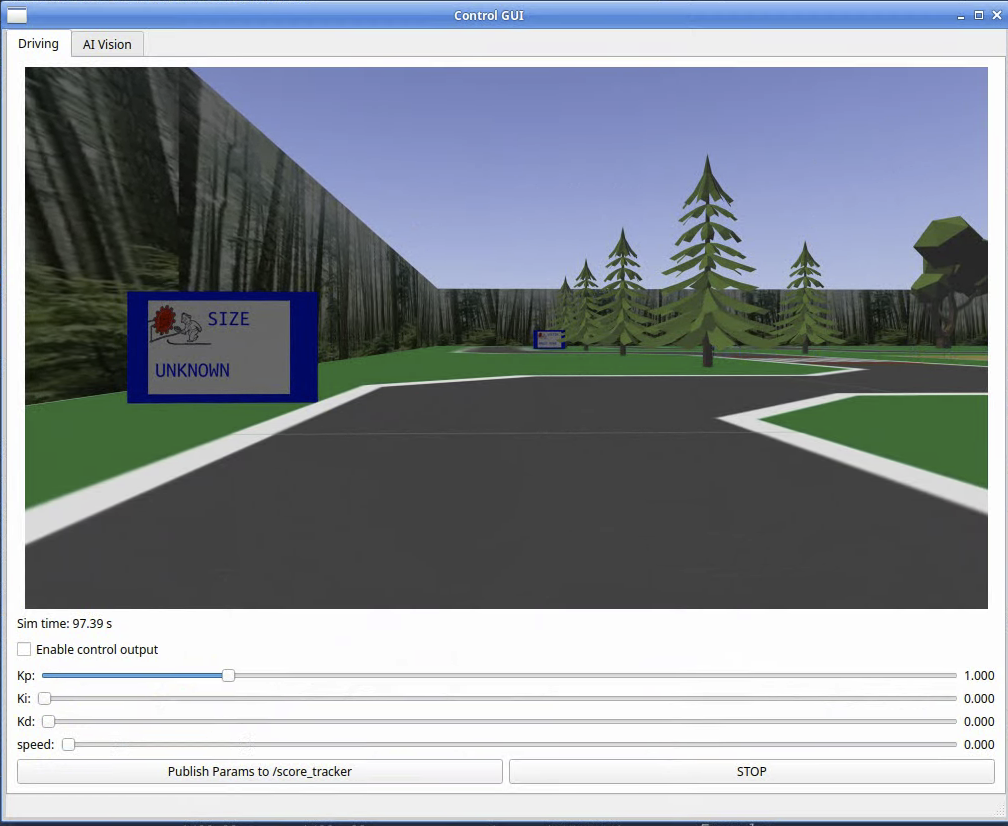
#> input picture gen_tools/img.png, 1008 x 826 px, given in place of clue_banner.png, which was not available
$ python gen_plates.py
#> lines starting #> are read from the running program, lines starting #| are printed output that depends on the picture; pictures that were not available may be replaced by others from this repository, and a replacement may not be noted
### pipeline_config.py
from __future__ import annotations

from dataclasses import dataclass
from pathlib import Path
from typing import Any

import yaml

CONFIG_FILENAME = "pipeline_config.yaml"
DEFAULT_CONFIG_PATH = Path(__file__).resolve().parent / CONFIG_FILENAME


def _resolve_path(base_dir: Path, value: str | Path) -> Path:
    path = Path(value)
    if not path.is_absolute():
        path = (base_dir / path).resolve()
    return path


@dataclass(frozen=True, slots=True)
class PlatesConfig:
    num_plates: int
    output_dir: Path
    seed: int | None = None


@dataclass(frozen=True, slots=True)
class DatasetSectionConfig:
    dataset_root: Path
    plates_dir: Path
    backgrounds_dir: Path
    image_height: int
    image_width: int
    train_ratio: float
    augmentations_per_plate: int
    fizz_sign_class_index: int
    class_names: tuple[str, ...]
    seed: int | None = None


@dataclass(frozen=True, slots=True)
class TrainingConfig:
    weights_path: Path
    project: str
    run_name: str
    epochs: int
    batch: int
    imgsz: int
    device: str
    optimizer: str
    lr0: float
    patience: int


@dataclass(frozen=True, slots=True)
class PipelineConfig:
    plates: PlatesConfig
    dataset: DatasetSectionConfig
    training: TrainingConfig


_CONFIG_CACHE: PipelineConfig | None = None


def load_pipeline_config(config_path: Path | None = None) -> PipelineConfig:
    """Load the pipeline configuration from YAML."""
    global _CONFIG_CACHE
    if config_path is None and _CONFIG_CACHE is not None:
        return _CONFIG_CACHE

    path = config_path or DEFAULT_CONFIG_PATH
    if not path.exists():
        raise FileNotFoundError(f"Pipeline config not found at {path}")

    data = yaml.safe_load(path.read_text(encoding="utf-8"))
    if not isinstance(data, dict):
        raise ValueError("Pipeline config must be a mapping at the top level.")

    base_dir = path.parent

    plates_raw: dict[str, Any] = data.get("plates", {})
    dataset_raw: dict[str, Any] = data.get("dataset", {})
    training_raw: dict[str, Any] = data.get("training", {})

    plates_cfg = PlatesConfig(
        num_plates=int(plates_raw.get("num_plates", 0)),
        output_dir=_resolve_path(base_dir, plates_raw.get("output_dir", "plates_unmodified")),
        seed=plates_raw.get("seed"),
    )

    class_names = dataset_raw.get("class_names")
    if not class_names:
        raise ValueError("dataset.class_names must be provided in pipeline config.")

    dataset_cfg = DatasetSectionConfig(
        dataset_root=_resolve_path(base_dir, dataset_raw.get("dataset_root", "fizz_yolo_dataset")),
        plates_dir=_resolve_path(base_dir, dataset_raw.get("plates_dir", "plates_unmodified")),
        backgrounds_dir=_resolve_path(base_dir, dataset_raw.get("backgrounds_dir", "backgrounds")),
        image_height=int(dataset_raw.get("image_height", 720)),
        image_width=int(dataset_raw.get("image_width", 1280)),
        train_ratio=float(dataset_raw.get("train_ratio", 0.8)),
        augmentations_per_plate=int(dataset_raw.get("augmentations_per_plate", 20)),
        fizz_sign_class_index=int(dataset_raw.get("fizz_sign_class_index", 3)),
        class_names=tuple(str(name) for name in class_names),
        seed=dataset_raw.get("seed"),
    )

    training_cfg = TrainingConfig(
        weights_path=_resolve_path(base_dir, training_raw.get("weights_path", "yolo12l.pt")),
        project=str(training_raw.get("project", "enph353-fizz-yolo")),
        run_name=str(training_raw.get("run_name", "yolo_fizz_obstacles_v1")),
        epochs=int(training_raw.get("epochs", 10)),
        batch=int(training_raw.get("batch", 128)),
        imgsz=int(training_raw.get("imgsz", 640)),
        device=str(training_raw.get("device", "mps")),
        optimizer=str(training_raw.get("optimizer", "AdamW")),
        lr0=float(training_raw.get("lr0", 1e-3)),
        patience=int(training_raw.get("patience", 20)),
    )

    config = PipelineConfig(
        plates=plates_cfg,
        dataset=dataset_cfg,
        training=training_cfg,
    )

    if config_path is None:
        _CONFIG_CACHE = config

    return config

### gen_plates.py
#!/usr/bin/env python3
import json
import os
import random
import string
from concurrent.futures import ThreadPoolExecutor, as_completed
from pathlib import Path
from typing import Literal, get_args

import cv2
import numpy as np
from PIL import Image, ImageDraw, ImageFont
from tqdm import tqdm

from pipeline_config import PlatesConfig, load_pipeline_config

ClueType = Literal["SIZE", "VICTIM", "CRIME", "TIME", "PLACE", "MOTIVE", "WEAPON", "BANDIT"]
TYPES = list(get_args(ClueType))

SCRIPT_DIR = Path(__file__).resolve().parent
BANNER_PATH = SCRIPT_DIR / "gen_tools" / "clue_banner.png"
FONT_PATH = SCRIPT_DIR / "gen_tools" / "UbuntuMono-Regular.ttf"

banner_canvas = cv2.imread(str(BANNER_PATH))
#> banner_canvas is the input picture: shape (826, 1008, 3); mean B, G, R 152.5, 145.2, 138.5
if banner_canvas is None:
    raise FileNotFoundError(f"Unable to load banner template at {BANNER_PATH}")

PLATE_HEIGHT = 600
PLATE_WIDTH = 400


def _draw_text_with_boxes(
    draw: ImageDraw.ImageDraw,
    text: str,
    start_pos: tuple[float, float],
    font: ImageFont.FreeTypeFont,
    fill: tuple[int, int, int],
) -> list[dict[str, object]]:
    """Draw text character-by-character and capture bounding boxes."""
#> called with text = 'WEAPON', start_pos = (250, 30), fill = (255, 0, 0)
    cursor_x, cursor_y = start_pos
    annotations: list[dict[str, object]] = []

    for char in text:
        if char == " ":
            cursor_x += draw.textlength(" ", font=font)
            continue

        bbox = draw.textbbox((cursor_x, cursor_y), char, font=font)
        draw.text((cursor_x, cursor_y), char, fill=fill, font=font)
        annotations.append(
            {
                "char": char,
                "bbox": [int(round(coord)) for coord in bbox],
            }
        )
        cursor_x += draw.textlength(char, font=font)

    return annotations


def save_banner(clue_type: ClueType, clue_text: str, save_path: Path):
    font_size = 90
    blank_plate_pil = Image.fromarray(banner_canvas)
    draw = ImageDraw.Draw(blank_plate_pil)
    monospace = ImageFont.truetype(FONT_PATH, font_size)
    font_color = (255, 0, 0)

    letter_annotations: list[dict[str, object]] = []

    # TYPE
    letter_annotations.extend(
        _draw_text_with_boxes(draw, clue_type, (250, 30), monospace, font_color)
    )
    # CLUE TEXT
    letter_annotations.extend(
        _draw_text_with_boxes(draw, clue_text, (30, 250), monospace, font_color)
    )

    populated_banner = np.array(blank_plate_pil)
    cv2.imwrite(str(save_path), populated_banner)

    metadata = {
        "clue_type": clue_type,
        "clue_text": clue_text,
        "letters": letter_annotations,
    }
    save_path.with_suffix(".json").write_text(
        json.dumps(metadata, ensure_ascii=False, indent=2), encoding="utf-8"
    )


def random_clue_text():
    # either sample from the CSV list, or just roll your own
    # single word
    if random.random() < 0.5:
        length = random.randint(3, 8)
        return "".join(random.choice(string.ascii_uppercase) for _ in range(length))
    else:
        # two words
        length1 = random.randint(3, 7)
        length2 = min(11 - length1, random.randint(3, 7))

        w1 = "".join(random.choice(string.ascii_uppercase) for _ in range(length1))
        w2 = "".join(random.choice(string.ascii_uppercase) for _ in range(length2))
        return f"{w1} {w2}"


def _generate_plate(task: tuple[int, str, str], output_dir: Path):
    index, key, value = task
    save_banner(key, value, output_dir / f"{index}_{key}_{value}.png")


def generate_plates(config: PlatesConfig | None = None) -> None:
    if config is None:
        config = load_pipeline_config().plates

    output_dir = config.output_dir
    output_dir.mkdir(parents=True, exist_ok=True)

    if config.seed is not None:
        random.seed(config.seed)

    print(f"Generating {config.num_plates} plates into {output_dir}")
    tasks = [(i, random.choice(TYPES), random_clue_text()) for i in range(config.num_plates)]
    max_workers = os.cpu_count() or 1
    with ThreadPoolExecutor(max_workers=max_workers) as executor:
        futures = [executor.submit(_generate_plate, task, output_dir) for task in tasks]
#> in save_banner (call 32), `populated_banner = np.array(blank_plate_pil)`:
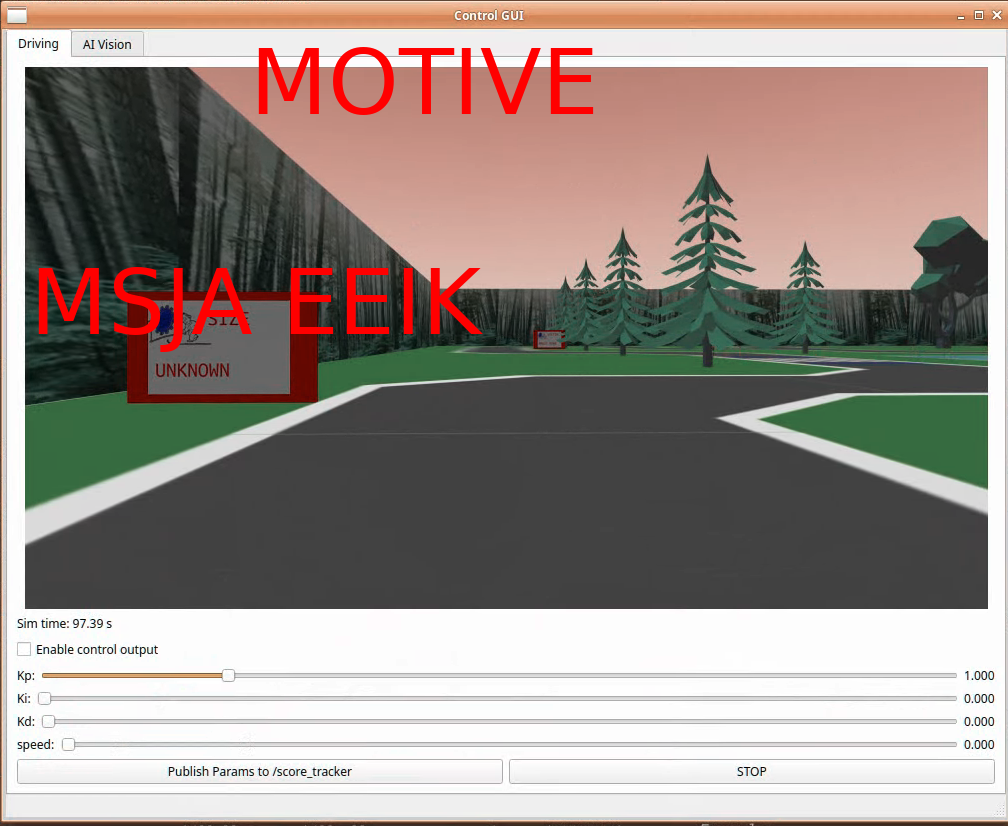
#> populated_banner: shape (826, 1008, 3); mean R, G, B 155.1, 143, 136.4
#> in save_banner (call 36), `populated_banner = np.array(blank_plate_pil)`:
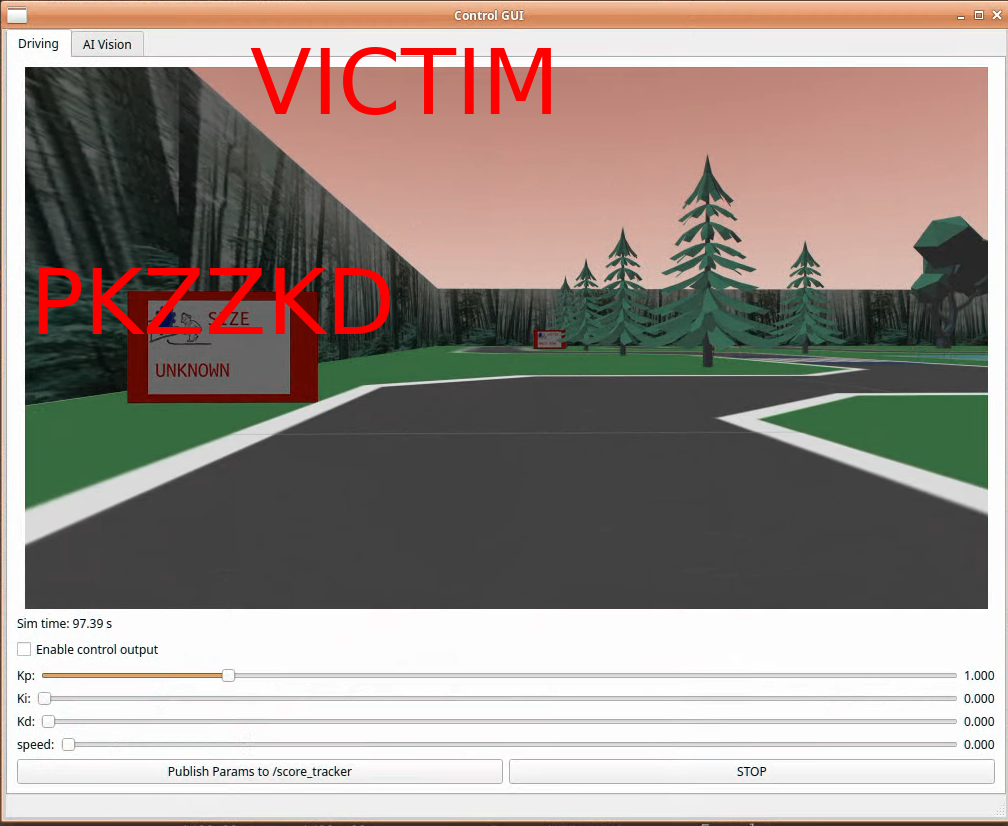
#> populated_banner: shape (826, 1008, 3); mean R, G, B 154.7, 143.4, 136.8
#> in save_banner (call 37), `populated_banner = np.array(blank_plate_pil)`:
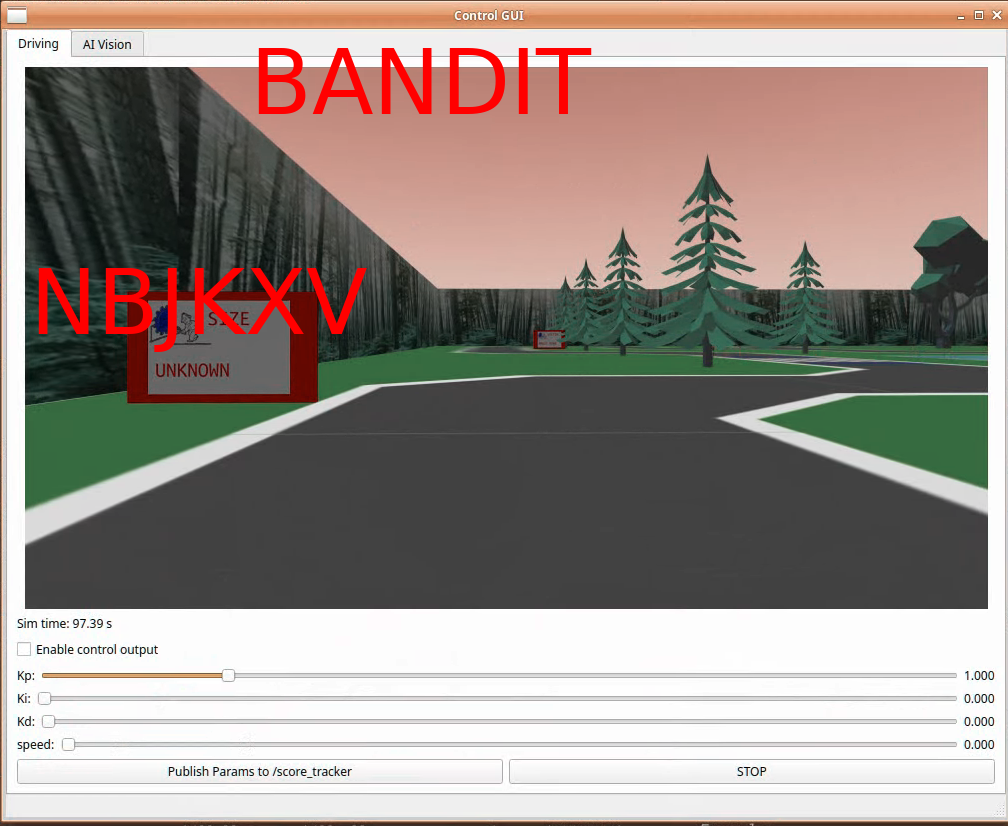
#> populated_banner: shape (826, 1008, 3); mean R, G, B 154.8, 143.1, 136.6
#> in save_banner (call 38), `populated_banner = np.array(blank_plate_pil)`:
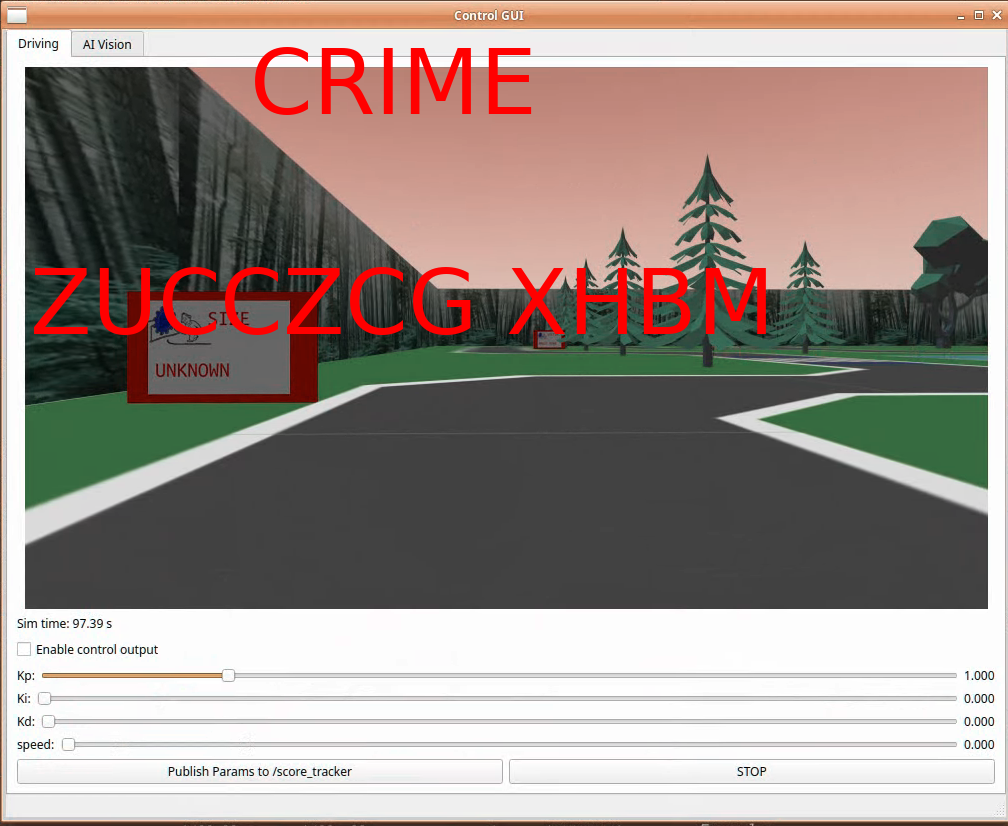
#> populated_banner: shape (826, 1008, 3); mean R, G, B 156.1, 142.6, 136.1
#> in save_banner (call 39), `populated_banner = np.array(blank_plate_pil)`:
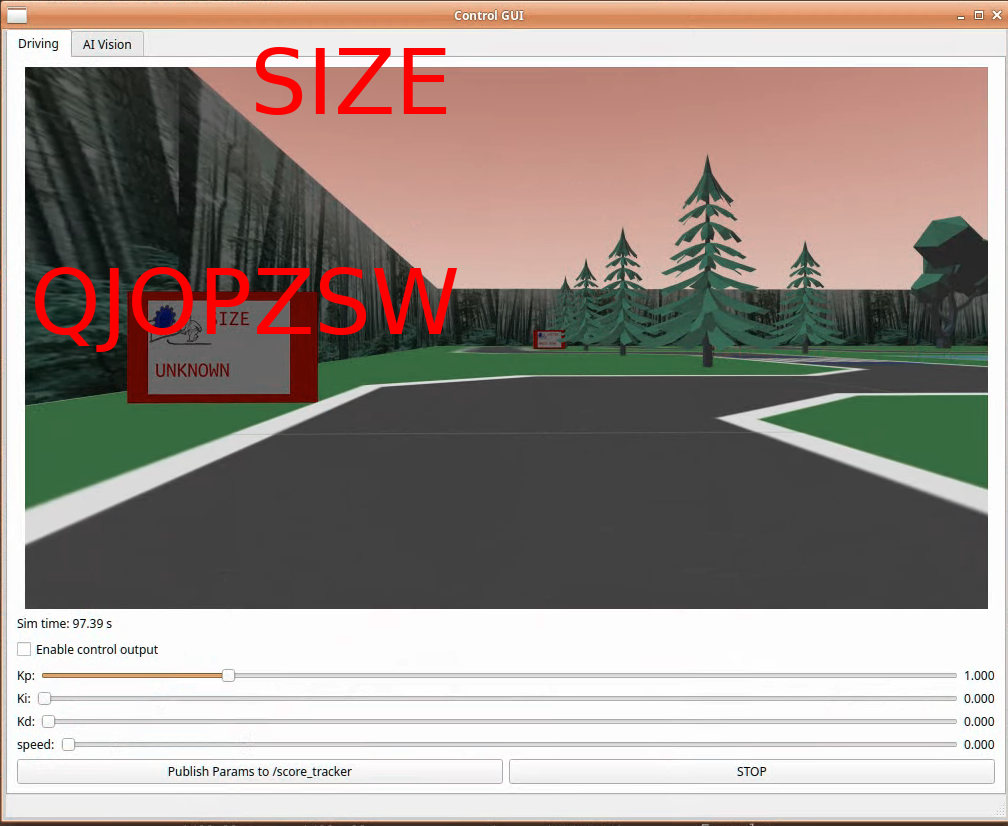
#> populated_banner: shape (826, 1008, 3); mean R, G, B 155, 143.6, 137
        for future in tqdm(
            as_completed(futures),
            total=len(futures),
            desc="Generating plates",
            unit="plate",
        ):
            future.result()

if __name__ == "__main__":
#> (the run stopped early here; a loop or call above may not have finished)
